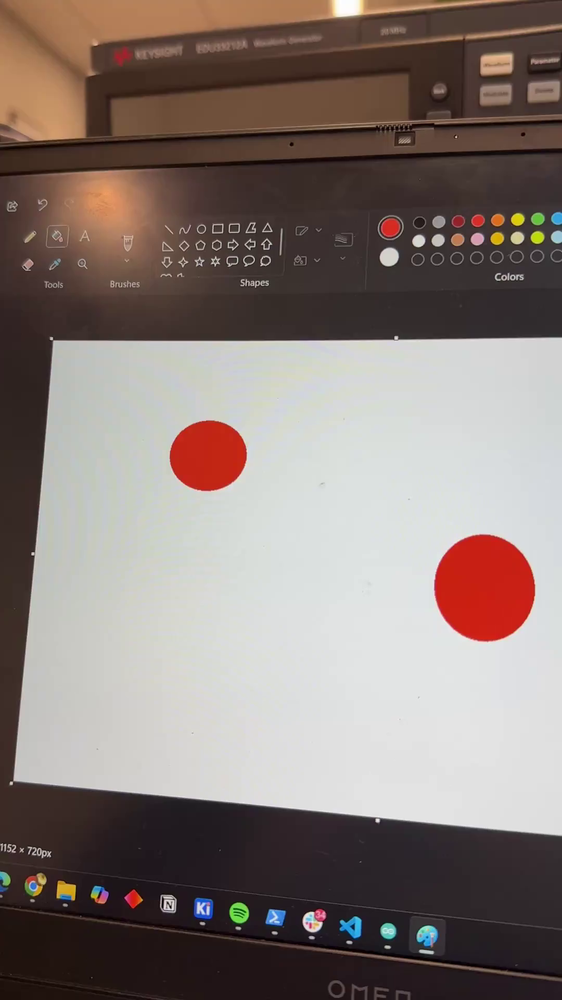
#> input picture output_frames/frame_00000.png, 562 x 1000 px, shrunk from 1080 x 1920 before the run; its folder holds only this picture in this run
$ jupyter execute draw_cube_video.ipynb
#> lines starting #> are read from the running program, lines starting #| are printed output that depends on the picture; after the words box and inside, x2 and y2 are one past the last pixel; in counts of white or black regions, pixels touching at a corner belong together
### drawcube3.py
import cv2
import numpy as np

def detect_circle(image): # can replace this with our hardware methods
    gray = cv2.cvtColor(image, cv2.COLOR_BGR2GRAY)
    blurred = cv2.GaussianBlur(gray, (7, 7), 1.5)
    edges = cv2.Canny(blurred, 30, 100)
    kernel = cv2.getStructuringElement(cv2.MORPH_ELLIPSE, (3, 3))
    edges = cv2.dilate(edges, kernel, iterations=1)
    contours, _ = cv2.findContours(edges, cv2.RETR_LIST, cv2.CHAIN_APPROX_NONE)
    best_ellipse = None
    best_score = 0

    for cnt in contours: # remove small circles
        if len(cnt) < 5: continue
        area = cv2.contourArea(cnt)
        if area < 500: continue

        ellipse = cv2.fitEllipse(cnt)
        (cx, cy), (ma, mi), angle = ellipse

        if mi < 1e-3: continue

        ellipse_area = np.pi * (ma/2) * (mi/2)
        if ellipse_area < 1: continue

        fill_ratio = min(area, ellipse_area) / max(area, ellipse_area)
        score = fill_ratio * ellipse_area

        if score > best_score:
            best_score = score
            best_ellipse = ellipse

    return best_ellipse


def build_camera_matrix(image_shape):
    h, w = image_shape[:2]
    x = np.array([
        [w, 0, w/2],
        [0, w, h/2],
        [0, 0, 1]
    ], dtype=np.float64)
    return x


def get_pts_2d(ellipse, n=32):
    (cx, cy), (ma, mi), deg = ellipse
    theta = np.deg2rad(deg)

    pts = []
    for i in range(n):
        t = 2.0 * np.pi * i/n
        x_local = ma/2.0 * np.cos(t)
        y_local = mi/2.0 * np.sin(t)
        x_img = x_local * np.cos(theta) - y_local * np.sin(theta) + cx
        y_img = x_local * np.sin(theta) + y_local * np.cos(theta) + cy
        pts.append([x_img, y_img])
    return np.array(pts, dtype=np.float64)


def get_pts_3d(radius, n=32):
    pts = []
    for i in range(n):
        t = 2.0 * np.pi * i/n
        x = radius * np.cos(t)
        y = radius * np.sin(t)
        pts.append([x, y, 0])
    return np.array(pts, dtype=np.float64)


def estimate_pose(ellipse, C, radius, n=32):
    obj_pts = get_pts_3d(radius, n)
    img_pts = get_pts_2d(ellipse, n)
    dist_coeffs = np.zeros((4, 1), dtype=np.float64)

    success, rvec, tvec = cv2.solvePnP(obj_pts, img_pts, C, dist_coeffs, flags=cv2.SOLVEPNP_ITERATIVE)
    if not success: return None, None

    rvec, tvec = cv2.solvePnPRefineLM(obj_pts, img_pts, C, dist_coeffs, rvec, tvec)

    above_pt  = np.array([[[0.0, 0.0, float(radius)]]], dtype=np.float64)
    center_pt = np.array([[[0.0, 0.0, 0.0]]], dtype=np.float64)

    proj_above,  _ = cv2.projectPoints(above_pt,  rvec, tvec, C, dist_coeffs)
    proj_center, _ = cv2.projectPoints(center_pt, rvec, tvec, C, dist_coeffs)

    if proj_above[0][0][1] > proj_center[0][0][1]: # if above_y > center_y - flip z axis
        R, _ = cv2.Rodrigues(rvec)
        R_flip = np.array([
            [1,  0,  0],
            [0, -1,  0],
            [0,  0, -1]
        ], dtype=np.float64)
        R = R @ R_flip
        rvec, _ = cv2.Rodrigues(R)

    return rvec, tvec


def build_cube_matrix(radius, z_offset=0.0):
    s = radius * 0.65  # half side length of cube
    bot = radius * 0.15 + z_offset  # height / gap between cube and circle
    top = bot + 2.0 * s # top of cube height

    cube = np.array([
        [-s, -s, bot],
        [ s, -s, bot],
        [ s,  s, bot],
        [-s,  s, bot],

        [-s, -s, top],
        [ s, -s, top],
        [ s,  s, top],
        [-s,  s, top],
    ], dtype=np.float64)

    return cube


def draw_cube(image, pts_2d, alpha=0.85):
    overlay = image.copy()
    cv2.addWeighted(overlay, 1-alpha, image, alpha, 0, image)

    pts = [tuple(np.round(pt).astype(int)) for pt in pts_2d]

    def edge(i, j, color, thickness=2):
        cv2.line(image, pts[i], pts[j], color, thickness, cv2.LINE_AA)

    # bottom - orange
    for i in range(4): edge(i, (i+1) % 4, (0, 140, 255), 2)
    # top - green
    for i in range(4): edge((i+4), 4 + (i+1) % 4, (80, 255, 80), 3)
    # sides - yellow
    for i in range(4): edge(i, (i+4), (255, 200, 50), 2)


def project_cube(img_path:str, real_radius_mm:float = 50.0, z_offset:float = 0.0):
    image = cv2.imread(img_path)
    if image is None: raise FileNotFoundError(f"Path invalid at: {img_path}")

    result = image.copy()

    ellipse = detect_circle(image)
    if ellipse is None: raise ValueError("No circle detected.")

    cv2.ellipse(result, ellipse, (0, 0, 255), 2, cv2.LINE_AA)

    C = build_camera_matrix(image.shape)

    rvec, tvec = estimate_pose(ellipse, C, real_radius_mm)
    if rvec is None: raise RuntimeError("solvePnP failed.")

    cube_3d = build_cube_matrix(real_radius_mm, z_offset=z_offset)
    dist_coeffs = np.zeros((4, 1), dtype=np.float64)
    projected, _ = cv2.projectPoints(cube_3d, rvec, tvec, C, dist_coeffs)

    draw_cube(result, projected.reshape(-1, 2))
    cv2.drawFrameAxes(result, C, dist_coeffs, rvec, tvec, real_radius_mm * 0.6)
    return result


# [6 lines that do not run on import are left out]

### draw_cube_video.ipynb
[cell 1]
import subprocess, sys
subprocess.check_call([sys.executable, "-m", "pip", "install", "opencv-python", "numpy"])
#> (this line was passed over: subprocess is not available in this run)

[cell 2]
import cv2
import os
import numpy as np
from drawcube3 import project_cube

[cell 3]
FRAMES_DIR    = "output_frames"   # folder of input frames
OUTPUT_VIDEO  = "cube_output.mp4"
FPS           = 30.0
REAL_RADIUS   = 50.0              # mm
Z_OFFSET      = 0.0

[cell 4]
frame_files = sorted(
    f for f in os.listdir(FRAMES_DIR)
    if f.lower().endswith((".png", ".jpg", ".jpeg"))
)
print(f"Found {len(frame_files)} frames")

[cell 5]
sample = cv2.imread(os.path.join(FRAMES_DIR, frame_files[0]))
#> sample is the input picture: shape (1000, 562, 3); mean B, G, R 117.6, 122.5, 135.1
h, w   = sample.shape[:2]
#> h = 1000; w = 562
writer = cv2.VideoWriter(OUTPUT_VIDEO, cv2.VideoWriter_fourcc(*'mp4v'), FPS, (w, h))

for i, fname in enumerate(frame_files):
    path = os.path.join(FRAMES_DIR, fname)
    try:
        frame = project_cube(path, REAL_RADIUS, Z_OFFSET)
#> in detect_circle, `gray = cv2.cvtColor(image, cv2.COLOR_BGR2GRAY)`:
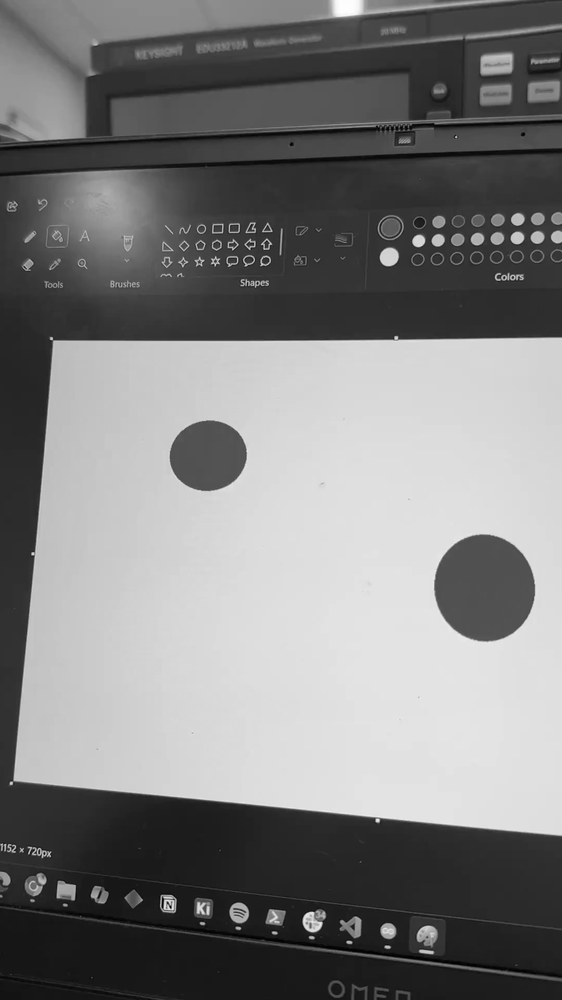
#> gray: shape (1000, 562); min 0, max 255, mean 125.6
#> in detect_circle, `edges = cv2.Canny(blurred, 30, 100)`:
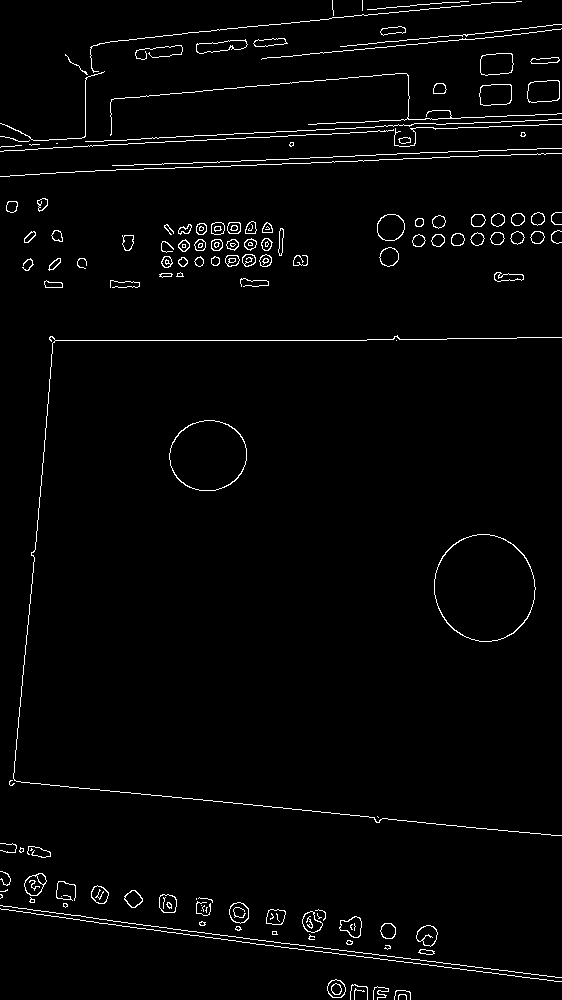
#> edges: shape (1000, 562); 2.3% white in thin lines or dots
#> in detect_circle, `edges = cv2.dilate(edges, kernel, iterations=1)`:
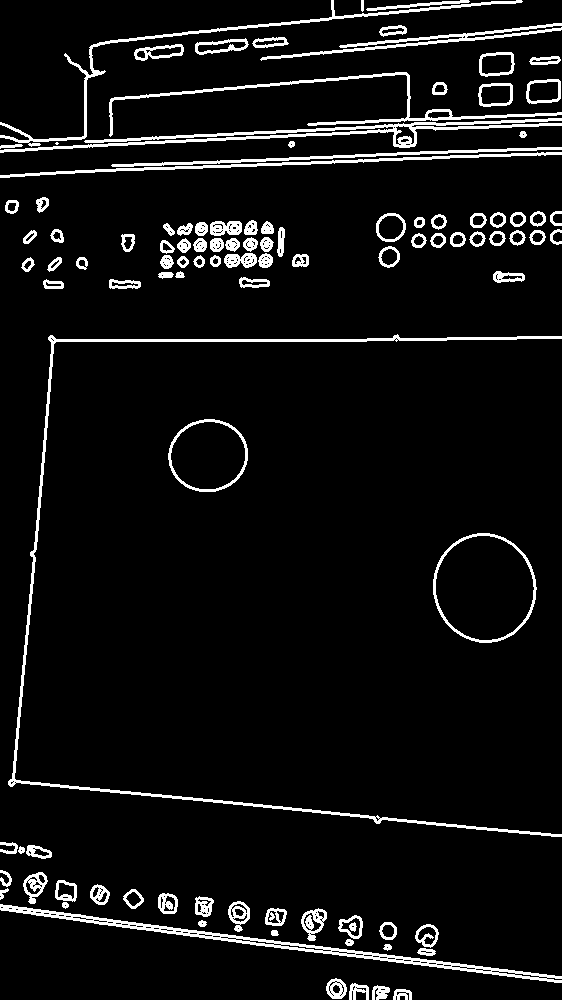
#> edges: shape (1000, 562); 6.4% white; 105 white regions (1 under 20 px)
#> in detect_circle, `contours, _ = cv2.findContours(edges, cv2.RETR_LIST, cv2.CHAIN_APPROX_..`: contours = 461 contours, 277 with area under 20; largest, box (x1, y1, x2, y2) and area: (433, 533, 537, 643) 8754, (435, 535, 535, 641) 8085, (168, 419, 248, 492) 4484, (170, 421, 246, 490) 4004, (0, 904, 562, 983) 3268
#> the loop in detect_circle, `for cnt in contours:` made 461 passes
#> (area, cx, cy, ma, mi, angle, ellipse_area, fill_ratio) on passes 136, 186, 187: (3268.5, 283, 944.1, 6.89, 792.1, 97.32, 4288.3, 0.762), (8085, 484.2, 587.5, 97.99, 105.1, 167.6, 8090.1, 0.999), (8754, 484.2, 587.5, 102.1, 109.2, 167.4, 8756.3, 1)
#> area on passes 6, 10, 12, 16, 18, 20: 22, 117, 23, 152.5, 53.5, 166
#> after the loop in detect_circle, `for cnt in contours:`: best_score = 8754
#> in project_cube, `ellipse = detect_circle(image)`: ellipse = ((484.2, 587.5), (102.1, 109.2), 167.4)
#> in get_pts_2d, `(cx, cy), (ma, mi), deg = ellipse`: cx = 484.2; cy = 587.5; ma = 102.1; mi = 109.2; deg = 167.4
#> in get_pts_2d, `theta = np.deg2rad(deg)`: theta = 2.92
#> the loop in get_pts_2d, `for i in range(n):` made 32 passes
#> (x_local, y_local, x_img, y_img) on passes 1 to 12: (51.05, 0, 434.4, 598.6), (50.07, 10.65, 433, 588), (47.17, 20.89, 433.6, 577.4), (42.45, 30.33, 436.1, 567.1), (36.1, 38.61, 440.5, 557.7), (28.36, 45.39, 446.6, 549.4), (19.54, 50.44, 454.1, 542.5), (9.96, 53.55, 462.8, 537.4), (3.13e-15, 54.6, 472.3, 534.2), (-9.96, 53.55, 482.2, 533.1), (-19.54, 50.44, 492.3, 534), (-28.36, 45.39, 502, 537)
#> after the loop in get_pts_2d, `for i in range(n):`: pts = 32 pairs, first value 433 to 535.4, second value 533.1 to 641.9
#> in estimate_pose, `img_pts = get_pts_2d(ellipse, n)`: img_pts has the same summary as pts in get_pts_2d
#> in estimate_pose, `success, rvec, tvec = cv2.solvePnP(obj_pts, img_pts, C, dist_coeffs, f..`: success = True; rvec = [-0.182, 0.117, 2.94]; tvec = [189, 81.05, 522.1]
#> in estimate_pose, `proj_above,  _ = cv2.projectPoints(above_pt,  rvec, tvec, C, dist_coef..`: proj_above = [[461.2, 584.1]]
#> in estimate_pose, `proj_center, _ = cv2.projectPoints(center_pt, rvec, tvec, C, dist_coef..`: proj_center = [[484.5, 587.3]]
#> in project_cube, `rvec, tvec = estimate_pose(ellipse, C, real_radius_mm)`: rvec = [-0.182, 0.117, 2.94]; tvec = [189, 81.05, 522.1]
#> in project_cube, `projected, _ = cv2.projectPoints(cube_3d, rvec, tvec, C, dist_coeffs)`: projected = [[520.1, 613.6], [456, 628.5], [440.9, 559.7], [504.8, 546], [487.3, 606.9], [429.7, 620], [416.5, 558.8], [473.9, 546.6]]
#> in draw_cube, `pts = [tuple(np.round(pt).astype(int)) for pt in pts_2d]`: pts = [(520, 614), (456, 628), (441, 560), (505, 546), (487, 607), (430, 620), (416, 559), (474, 547)]
#> in project_cube, `cv2.drawFrameAxes(result, C, dist_coeffs, rvec, tvec, real_radius_mm *..`:
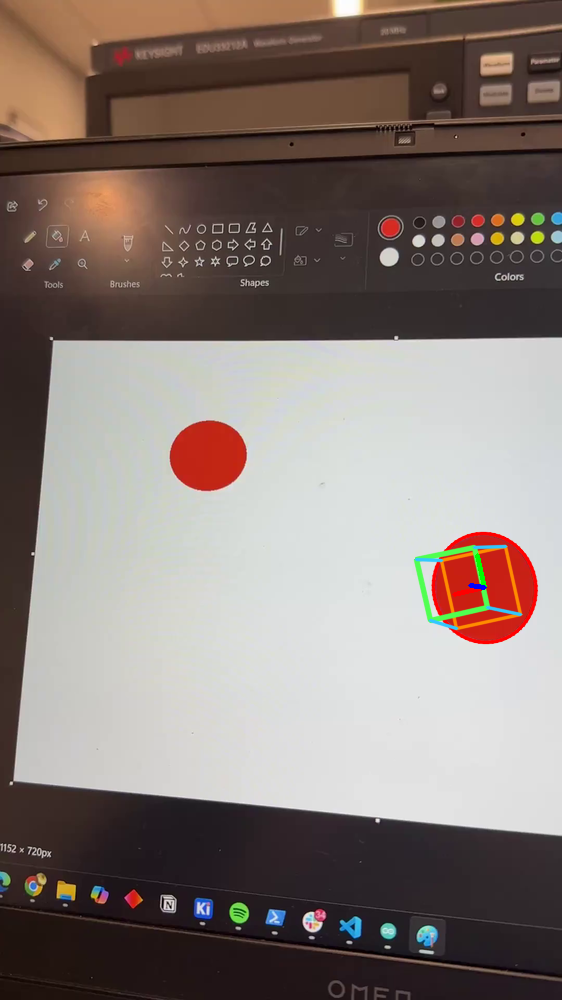
#> result: shape (1000, 562, 3); mean B, G, R 117.3, 122.6, 134.8
    except (ValueError, RuntimeError):
        frame = cv2.imread(path)
    writer.write(frame)
    if (i + 1) % 50 == 0:
        print(f"  {i+1}/{len(frame_files)}")

writer.release()
print(f"Saved: {OUTPUT_VIDEO}")
